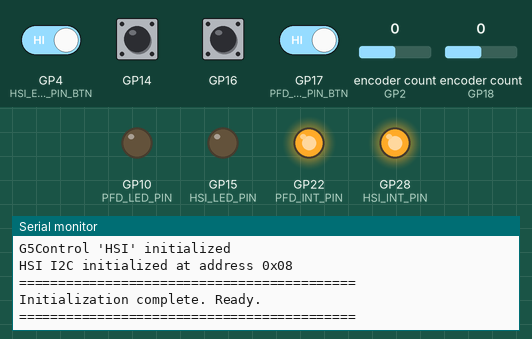
Simulated run of this program. Board: Raspberry Pi Pico. Parts: output pins drawn as LEDs (lit = HIGH), the last lines printed to the serial monitor. Inputs (shaded band) come from the test bench; at power-on: GP4 (HSI_ENCODER_PIN_BTN), GP14, GP16, GP17 (PFD_ENCODER_PIN_BTN) HIGH, encoder count (sensors on GP2, GP18) 0.

Above: at 1.2 s.
1.3 s: encoder count (sensor on GP2) set to 1
At 1.7 s:
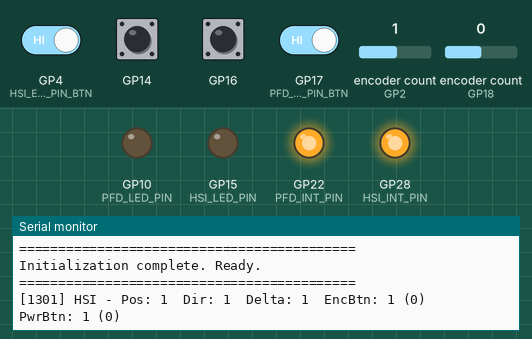
2.8 s: encoder count (sensor on GP18) set to 1
At 4.0 s:
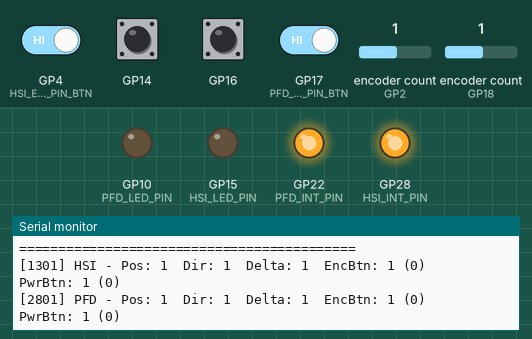
4.3 s: GP4 (HSI_ENCODER_PIN_BTN) driven LOW
At 4.7 s:
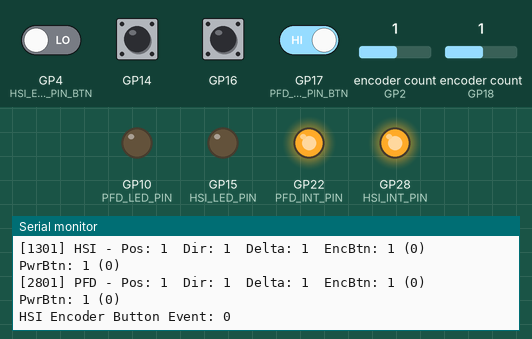
6.6 s: GP14 pulled LOW for 0.15 s
At 6.72 s:
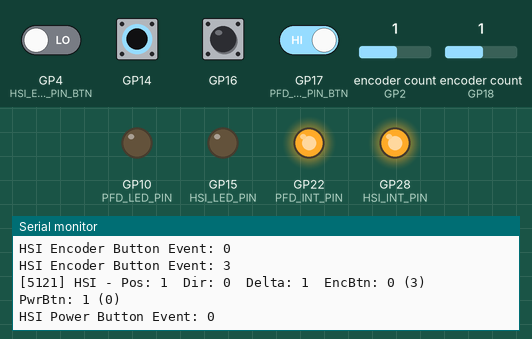
8.2 s: GP16 pulled LOW for 0.15 s
At 8.32 s:
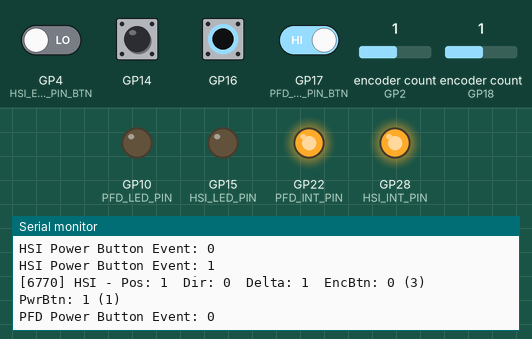
9.8 s: GP17 (PFD_ENCODER_PIN_BTN) driven LOW
At 10.4 s:
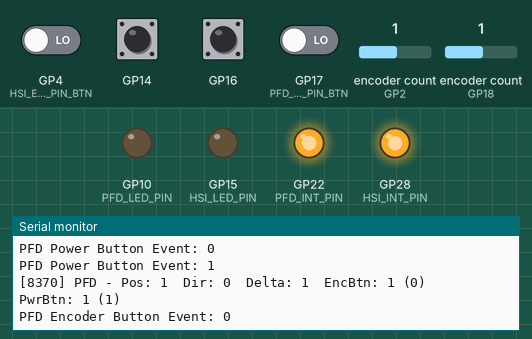

The program:

main.cpp
```cpp
#include <Arduino.h>
#include "G5Control.h"

// Pin definitions for PFD (Primary Flight Display) control
#define PFD_ENCODER_PIN_A 18
#define PFD_ENCODER_PIN_B 19
#define PFD_ENCODER_PIN_BTN 17
#define PFD_POWER_BUTTON 16
#define PFD_LED_PIN 10
#define I2C_SDA_PIN 20
#define I2C_SCL_PIN 21
#define PFD_INT_PIN 22
#define I2C_SLAVE_ADDR 0x08

// Pin definitions for HSI (Horizontal Situation Indicator) control
#define HSI_ENCODER_PIN_A 2
#define HSI_ENCODER_PIN_B 3
#define HSI_ENCODER_PIN_BTN 4
#define HSI_POWER_BUTTON 14
#define HSI_LED_PIN 15
#define I2C2_SDA_PIN 26
#define I2C2_SCL_PIN 27
#define HSI_INT_PIN 28
#define I2C2_SLAVE_ADDR 0x08

// Create G5Control instances
G5Control pfdControl(
    PFD_ENCODER_PIN_A, PFD_ENCODER_PIN_B, PFD_ENCODER_PIN_BTN,
    PFD_POWER_BUTTON, PFD_LED_PIN, PFD_INT_PIN,
    Wire, I2C_SLAVE_ADDR, "PFD"
);

G5Control hsiControl(
    HSI_ENCODER_PIN_A, HSI_ENCODER_PIN_B, HSI_ENCODER_PIN_BTN,
    HSI_POWER_BUTTON, HSI_LED_PIN, HSI_INT_PIN,
    Wire1, I2C2_SLAVE_ADDR, "HSI"
);

// ========== I2C Callback Wrappers ==========
// These wrapper functions are needed because Wire.onRequest/onReceive
// require plain function pointers, not member functions

void pfd_request_event() {
    pfdControl.handleRequest();
}

void pfd_receive_event(int byteCount) {
    pfdControl.handleReceive(byteCount);
}

void hsi_request_event() {
    hsiControl.handleRequest();
}

void hsi_receive_event(int byteCount) {
    hsiControl.handleReceive(byteCount);
}

// ========== Button Event Handler ==========
// This handler is called by AceButton when any button event occurs
// We need to determine which control it belongs to and route accordingly

void handleButtonEvent(AceButton* button, uint8_t eventType, uint8_t buttonState) {
    // Check if the button belongs to PFD control
    if (button == pfdControl.getEncoderButton() || button == pfdControl.getPowerButton()) {
        pfdControl.handleButtonEvent(button, eventType, buttonState);
    }
    // Check if the button belongs to HSI control
    else if (button == hsiControl.getEncoderButton() || button == hsiControl.getPowerButton()) {
        hsiControl.handleButtonEvent(button, eventType, buttonState);
    }
}

void setup() {
    delay(5);

    Serial.begin(115200);

    Serial.println("===========================================");
    Serial.println("G5 Dual Control I2C Slave Device");
    Serial.println("October 2025 - CAC");
    Serial.println("Supports: Click, Press, Long Press events");
    Serial.println("===========================================");

    // Configure AceButton global settings
    ButtonConfig* buttonConfig = ButtonConfig::getSystemButtonConfig();
    buttonConfig->setEventHandler(handleButtonEvent);
    buttonConfig->setFeature(ButtonConfig::kFeatureClick);
    buttonConfig->setFeature(ButtonConfig::kFeatureLongPress);
    buttonConfig->setFeature(ButtonConfig::kFeatureSuppressAfterClick);
    buttonConfig->setFeature(ButtonConfig::kFeatureSuppressAfterLongPress);

    buttonConfig->setLongPressDelay(800);   // Default of 1000ms feels a little long.
    buttonConfig->setClickDelay(300);       // Default of 200ms feels a little short.

    // Initialize PFD control
    Serial.println("\n--- Initializing PFD Control ---");
    pfdControl.begin();

    // Setup I2C for PFD
    Wire.setSDA(I2C_SDA_PIN);
    Wire.setSCL(I2C_SCL_PIN);
    Wire.begin(I2C_SLAVE_ADDR);
    Wire.onRequest(pfd_request_event);
    Wire.onReceive(pfd_receive_event);
    Serial.printf("PFD I2C initialized at address 0x%02X\n", I2C_SLAVE_ADDR);

    // Initialize HSI control
    Serial.println("\n--- Initializing HSI Control ---");
    hsiControl.begin();

    // Setup I2C for HSI
    Wire1.setSDA(I2C2_SDA_PIN);
    Wire1.setSCL(I2C2_SCL_PIN);
    Wire1.begin(I2C2_SLAVE_ADDR);
    Wire1.onRequest(hsi_request_event);
    Wire1.onReceive(hsi_receive_event);
    Serial.printf("HSI I2C initialized at address 0x%02X\n", I2C2_SLAVE_ADDR);

    Serial.println("\n===========================================");
    Serial.println("Initialization complete. Ready.");
    Serial.println("===========================================\n");
}

void loop() {
    // Update both controls
    pfdControl.update();
    hsiControl.update();
}
```

G5Control.cpp
```cpp
#include "G5Control.h"

G5Control::G5Control(uint8_t encoderPinA, uint8_t encoderPinB, uint8_t encoderButton,
                     uint8_t powerButton, uint8_t ledPin, uint8_t interruptPin,
                     TwoWire &wire, uint8_t i2cAddr, const char *name)
    : _encoderPinA(encoderPinA),
      _encoderPinB(encoderPinB),
      _encoderButtonPin(encoderButton),
      _powerButtonPin(powerButton),
      _ledPin(ledPin),
      _interruptPin(interruptPin),
      _wire(&wire),
      _i2cAddr(i2cAddr),
      _encoder(encoderPinA, encoderPinB, RotaryEncoder::LatchMode::FOUR3),
      _encoderButton(encoderButton),
      _powerButton(powerButton),
      _encoderDelta(0),
      _dataChanged(false),
      _ledState(false),
      _encoderButtonEvent(BUTTON_IDLE),
      _powerButtonEvent(BUTTON_IDLE),
      _lastTransmission(0),
      _lastUpdate(0),
      _lastPosition(0),
      _name(name)
{
}

void G5Control::begin()
{
    // Configure LED pin
    pinMode(_ledPin, OUTPUT);
    digitalWrite(_ledPin, LOW);

    // Configure button pins with pull-ups
    pinMode(_powerButtonPin, INPUT_PULLUP);
    pinMode(_encoderButtonPin, INPUT_PULLUP);

    // Configure interrupt pin (active LOW signal to master)
    pinMode(_interruptPin, OUTPUT);
    digitalWrite(_interruptPin, HIGH);

    // Initialize timing
    _lastUpdate = millis();

    Serial.print("G5Control '");
    Serial.print(_name);
    Serial.println("' initialized");
}

void G5Control::update()
{
    // Update encoder
    _encoder.tick();

    // Update buttons
    _encoderButton.check();
    _powerButton.check();

    // Check for encoder position changes
    int newPos = _encoder.getPosition();
    if (_dataChanged || ((newPos != _lastPosition) && (millis() - _lastUpdate) > 50))
    {
        // Accumulate delta
        _encoderDelta += (newPos - _lastPosition);

        // Debug output
        Serial.printf("[%ld] %s - Pos: %d  Dir: %d  Delta: %d  EncBtn: %d (%d)  PwrBtn: %d (%d)\n",
                      millis(), _name, newPos, _encoder.getDirection(),
                      _encoderDelta,
                      digitalRead(_encoderButtonPin), _encoderButtonEvent,
                      digitalRead(_powerButtonPin), _powerButtonEvent);

        // Signal master
        signalDataChange();

        // Update state
        _lastPosition = newPos;
        _lastUpdate = millis();
        _dataChanged = false;
    }
}

void G5Control::handleRequest()
{
    // I2C data format: [encoder_delta, encoder_button_event, power_button_event]
    _wire->write((int8_t)_encoderDelta);
    _wire->write((uint8_t)_encoderButtonEvent);
    _wire->write((uint8_t)_powerButtonEvent);

    Serial.printf("%s I2C Request: delta=%d, encBtn=%d, pwrBtn=%d\n",
                  _name, _encoderDelta, _encoderButtonEvent, _powerButtonEvent);

    // Reset state after transmission
    _encoderDelta = 0;
    _encoderButtonEvent = BUTTON_IDLE;
    _powerButtonEvent = BUTTON_IDLE;
    _dataChanged = false;
    _lastTransmission = millis();
}

void G5Control::handleReceive(int byteCount)
{
    Serial.printf("%s I2C Receive (%d bytes)\n", _name, byteCount);

    if (byteCount > 0)
    {
        byte command = _wire->read();

        // Command 0x01: LED control
        if (command == 0x01 && byteCount > 1)
        {
            byte ledValue = _wire->read();
            _ledState = (ledValue != 0);
            digitalWrite(_ledPin, _ledState ? HIGH : LOW);
            Serial.printf("%s LED -> %s\n", _name, _ledState ? "ON" : "OFF");
        }

        // Read any remaining bytes to prevent buffer issues
        while (_wire->available())
        {
            _wire->read();
        }
    }
}

void G5Control::handleButtonEvent(AceButton *button, uint8_t eventType, uint8_t buttonState)
{
    ButtonEventType event = convertButtonEvent(eventType);

    // Determine which button and update its event state
    if (button == &_encoderButton)
    {
        _encoderButtonEvent = event;
        Serial.printf("%s Encoder Button Event: %d\n", _name, event);
    }
    else if (button == &_powerButton)
    {
        _powerButtonEvent = event;
        Serial.printf("%s Power Button Event: %d\n", _name, event);
    }

    // Signal that data has changed
    _dataChanged = event;  // Don't send event on a 0 event.
}

void G5Control::signalDataChange()
{
    // Pull interrupt line LOW briefly to signal ESP32
    digitalWrite(_interruptPin, LOW);
    delay(1);
    digitalWrite(_interruptPin, HIGH);
}

G5Control::ButtonEventType G5Control::convertButtonEvent(uint8_t aceEventType)
{
    switch (aceEventType)
    {
    case AceButton::kEventClicked:
        return BUTTON_CLICKED;
    case AceButton::kEventPressed:
        //return BUTTON_PRESSED;
        return BUTTON_IDLE;   // Turns out we never care about the pressed. Not even sure what's different between click and press.
    case AceButton::kEventLongPressed:
        return BUTTON_LONG_PRESSED;
    case AceButton::kEventReleased:
        return BUTTON_RELEASED;
    default:
        return BUTTON_IDLE;
    }
}
```

G5Control.h
```cpp
#ifndef G5CONTROL_H
#define G5CONTROL_H

#include <Arduino.h>
#include <Wire.h>
#include <RotaryEncoder.h>
#include <AceButton.h>

using namespace ace_button;

/**
 * @brief Represents one G5 control unit with rotary encoder, buttons, LED, and I2C interface
 *
 * This class encapsulates:
 * - Rotary encoder with integrated button
 * - Separate power/function button
 * - LED for visual feedback
 * - I2C slave communication
 * - Interrupt signaling to master
 * - Button event detection (click, press, long press)
 */
class G5Control {
public:
    /**
     * @brief Button event types that can be sent to the master device
     */
    enum ButtonEventType : uint8_t {
        BUTTON_IDLE = 0,
        BUTTON_CLICKED = 1,
        BUTTON_PRESSED = 2,
        BUTTON_LONG_PRESSED = 3,
        BUTTON_RELEASED = 4
    };

    /**
     * @brief Construct a new G5Control object
     *
     * @param encoderPinA Rotary encoder pin A
     * @param encoderPinB Rotary encoder pin B
     * @param encoderButton Encoder integrated button pin
     * @param powerButton Separate power/function button pin
     * @param ledPin LED control pin
     * @param interruptPin Interrupt signal pin to ESP32 master
     * @param wire Reference to I2C Wire interface (Wire or Wire1)
     * @param i2cAddr I2C slave address
     * @param name Descriptive name for debug output (e.g., "PFD", "HSI")
     */
    G5Control(uint8_t encoderPinA, uint8_t encoderPinB, uint8_t encoderButton,
              uint8_t powerButton, uint8_t ledPin, uint8_t interruptPin,
              TwoWire& wire, uint8_t i2cAddr, const char* name = "");

    /**
     * @brief Initialize the control unit (call from setup())
     */
    void begin();

    /**
     * @brief Update encoder and button states (call from loop())
     */
    void update();

    /**
     * @brief Handle I2C request from master - sends current state
     * Call this from the I2C onRequest callback
     */
    void handleRequest();

    /**
     * @brief Handle I2C receive from master - processes commands
     * Call this from the I2C onReceive callback
     *
     * @param byteCount Number of bytes received
     */
    void handleReceive(int byteCount);

    /**
     * @brief Get pointer to the encoder button for event handler registration
     */
    AceButton* getEncoderButton() { return &_encoderButton; }

    /**
     * @brief Get pointer to the power button for event handler registration
     */
    AceButton* getPowerButton() { return &_powerButton; }

    /**
     * @brief Handle button events (to be called by AceButton event handler)
     *
     * @param button Pointer to the button that triggered the event
     * @param eventType Type of event (clicked, pressed, long pressed, etc.)
     * @param buttonState Current button state
     */
    void handleButtonEvent(AceButton* button, uint8_t eventType, uint8_t buttonState);

private:
    // Hardware pin assignments
    uint8_t _encoderPinA;
    uint8_t _encoderPinB;
    uint8_t _encoderButtonPin;
    uint8_t _powerButtonPin;
    uint8_t _ledPin;
    uint8_t _interruptPin;

    // I2C interface
    TwoWire* _wire;
    uint8_t _i2cAddr;

    // Hardware objects
    RotaryEncoder _encoder;
    AceButton _encoderButton;
    AceButton _powerButton;

    // State tracking
    int _encoderDelta;              // Accumulated encoder position change
    bool _dataChanged;              // Flag indicating data needs to be sent
    bool _ledState;                 // Current LED state
    ButtonEventType _encoderButtonEvent;  // Last encoder button event
    ButtonEventType _powerButtonEvent;    // Last power button event

    // Timing
    unsigned long _lastTransmission;  // Timestamp of last I2C transmission
    unsigned long _lastUpdate;        // Timestamp of last encoder update
    int _lastPosition;                // Last encoder position

    // Debug
    const char* _name;

    /**
     * @brief Signal to ESP32 master that data has changed via interrupt pin
     */
    void signalDataChange();

    /**
     * @brief Convert AceButton event type to our ButtonEventType enum
     */
    ButtonEventType convertButtonEvent(uint8_t aceEventType);
};

#endif // G5CONTROL_H
```

Measured:
- after the input at 1.3 s, the serial monitor: prints a new line at once (image 1)
- after the input at 2.8 s, the serial monitor: prints a new line at once (image 2)
- after the input at 4.3 s, the serial monitor: prints a new line at once (image 3)
- after the input at 6.6 s, the serial monitor: prints a new line at once (image 4)
- after the input at 8.2 s, the serial monitor: prints a new line at once (image 5)
- after the input at 9.8 s, the serial monitor: prints a new line at once (image 6)
